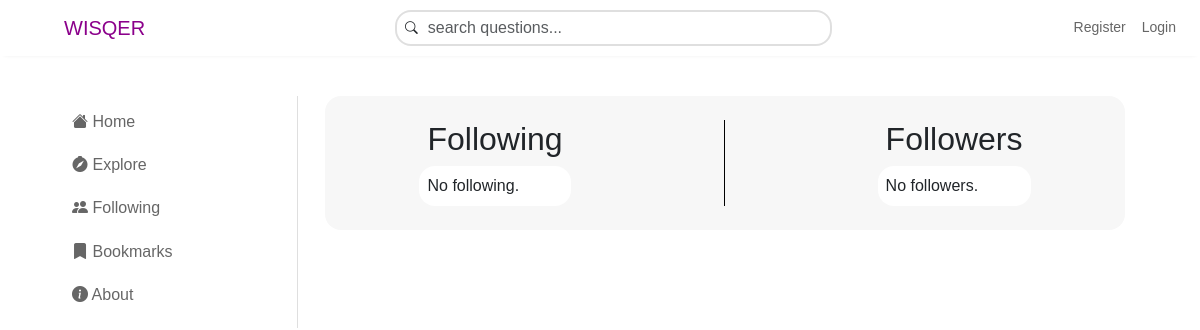
/admin/1/following/, run on an earlier commit of the app's database.
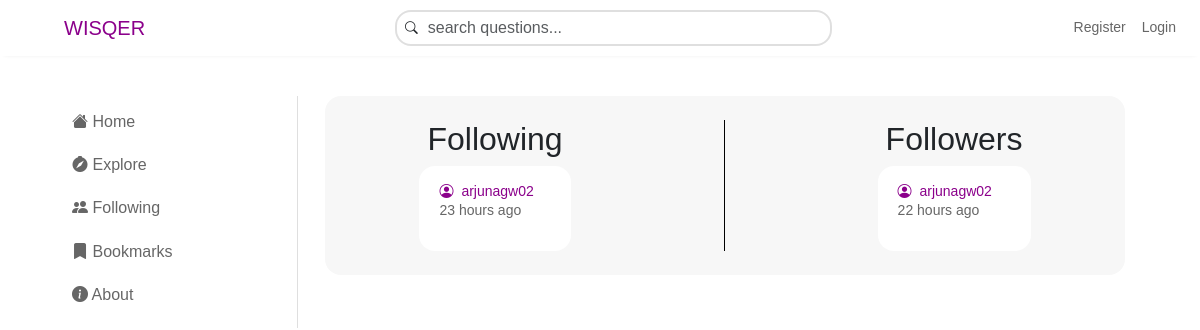
And on a later commit of the database.
### accounts/models.py (models this page shows, shortened)
class UserFollowing(models.Model):
    user_id = models.ForeignKey(
        settings.AUTH_USER_MODEL,
        related_name='following',
        on_delete=models.CASCADE
        )
    following_user_id = models.ForeignKey(
        settings.AUTH_USER_MODEL,
        related_name='followers',
        on_delete=models.CASCADE
        )
    created = models.DateTimeField(auto_now_add=True, db_index=True)
    class Meta:
        constraints = [
            models.UniqueConstraint(fields=['user_id', 'following_user_id'], name='unique_followers')
        ]
        ordering = ['-created']

### polls/views.py (the view)
# urls.py: path("<str:username>/<int:pk>/following/", FollowListView.as_view(), name="following"),
class FollowListView(TemplateView):
    template_name = 'polls/following.html'
    def get_context_data(self, **kwargs):
        context = super().get_context_data(**kwargs)
        current_user = get_object_or_404(User, pk=kwargs['pk'])
        following = UserFollowing.objects.filter(user_id=current_user).order_by('-created')
        followers = UserFollowing.objects.filter(following_user_id=current_user).order_by('-created')
        context['following'] = following
        context['followers'] = followers
        return context

### polls/templates/polls/following.html (shortened to what this page needs)
{% extends "base.html" %}
{% load static %}
{% load humanize %}
{% block content %}
<div class="container-fluid mt-7 left-content">
    <div class="row">
        <div class="col-sm">
            <div class="left-menu d-flex flex-column justify-content-between align-items-between">
                <a class="item mt-3" href="{% url 'polls:index' %}"><i class="bi bi-house-fill"></i> Home</a><br>
                <a class="item" href="#" data-bs-toggle="tooltip" title="Explore Tab (Coming Soon)"><i class="bi bi-compass-fill"></i> Explore</a><br>
                {% if user.is_authenticated %}
                <a class="item" href="{% url 'polls:following' user.username user.id %}"><i class="bi bi-people-fill"></i> Following</a><br>
                {% else %}
                <a class="item" href="{% url 'accounts:login' %}?next={{request.path}}"><i class="bi bi-people-fill"></i> Following</a><br>
                {% endif %}
                {% if user.is_authenticated %}
                <a class="item" href="{% url 'polls:bookmarks' user.username %}"><i class="bi bi-bookmark-fill"></i> Bookmarks</a><br>
                {% else %}
                <a class="item" href="{% url 'accounts:login' %}?next={{request.path}}"><i class="bi bi-bookmark-fill"></i> Bookmarks</a><br>
                {% endif %}
                <a class="item" href="{% url 'polls:about' %}"><i class="bi bi-info-circle-fill"></i> About</a><br>
            </div>
        </div>
    </div>
</div>
<div class="container-fluid mt-7 center-content" style="background-color: hsl(0, 0%, 97%); padding:24px; border-radius:1rem;">
    <div class="row">
        <div class="col-sm" style="display: flex; justify-content:space-around; gap:12px;">
            <div class="following-section">
                <h2 class="mx-2">Following</h2>
                    {% for follow in following %}
                        <div class="card card-clickable mt-2" data-url="{% url 'accounts:user_account' follow.following_user_id.id %}"
                        onclick="window.location.href=this.dataset.url">
                            <div class="card-body comment">
                                <p class="username-style">
                                    <i class="bi bi-person-circle mx-1"></i> {{ follow.following_user_id.username }}
                                    <div class="date-style mx-1">{{follow.created|naturaltime}}</div>
                                </p>
                            </div>
                        </div>
                    {% empty %}
                        <div class="card" style="padding: 8px;">No following.</div>
                    {% endfor %}
            </div>
            <div class="followers-section">
                <h2 class="mx-2">Followers</h2>
                    {% for follow in followers %}
                        <div class="card card-clickable mt-2" data-url="{% url 'accounts:user_account' follow.user_id.id %}"
                        onclick="window.location.href=this.dataset.url">
                            <div class="card-body comment">
                                <p class="username-style">
                                    <span><i class="bi bi-person-circle mx-1"></i> {{ follow.user_id.username }}</span>
                                    <div class="date-style mx-1">{{follow.created|naturaltime}}</div>
                                </p>
                            </div>
                        </div>
                    {% empty %}
                        <div class="card" style="padding: 8px;">No followers.</div>
                    {% endfor %}
            </div>
        </div>
    </div>
</div>
{% endblock content %}

What changed in the data, as far as the page shows it:
added UserFollowing: following_user_id.username "arjunagw02", created "23 hours ago", shown under "Following"
added UserFollowing: user_id.username "arjunagw02", created "22 hours ago", shown under "Followers"
Also different on the page:
text no longer shown: "No following. No followers."
